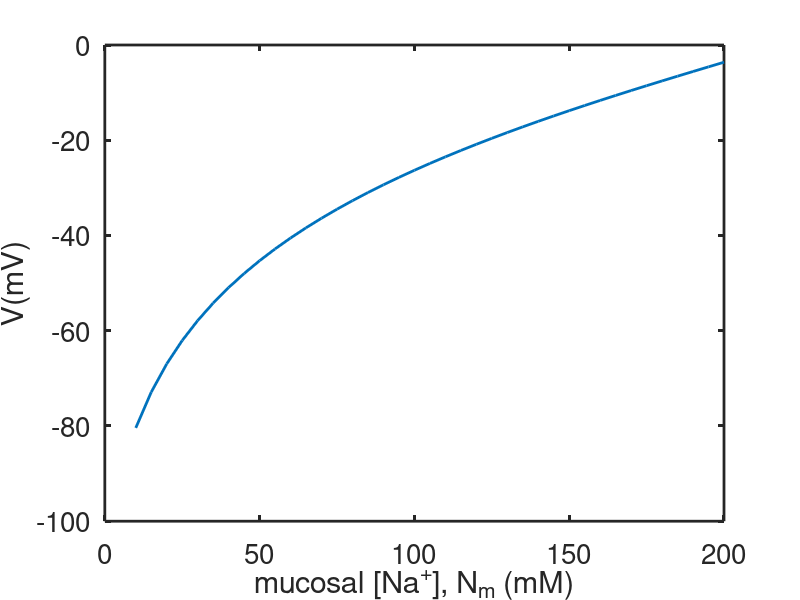
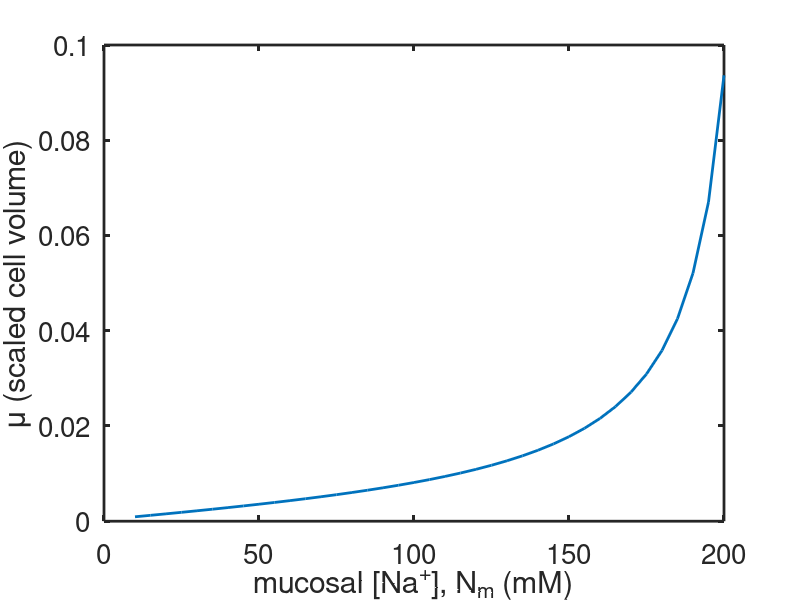

Write MATLAB code to recreate these figures, in order.
function KJUtest  % solve the KJU model using bisection

set(0,                           ...
   'defaultaxesfontsize', 20,   ...
   'defaultaxeslinewidth', 2.0, ...
   'defaultlinelinewidth', 2.0);
  
global  Ks Cs z rhon rhok Nm

% set parameters
 Ks = 2.5;
 Cs = 122.5;
  z = -2;
  rhon = 1.501;
  rhok = 1.01;
  RTbyF = 25.8;
Nmset = [10:5:200];

for j = 1:length(Nmset)
    Nm = Nmset(j);
     V(j) = bisect_function;
end

mu= KJUans(V);
 
figure(2)
plot(Nmset,mu,'linewidth',2)
xlabel('mucosal [Na^+], N_m (mM)')
ylabel('\mu (scaled cell volume)')

figure(1)
plot(Nmset,RTbyF*V,'linewidth',2)
xlabel('mucosal [Na^+], N_m (mM)')
ylabel('V(mV)')

function root=bisect_function
 % a bisection root finder algorithm
% 
% guess a lower bound for the root
a = -3.5;

% guess an upper bound for the speed
b = -0.01;

%call the function bisect(a,b)

root = bisect(a,b);
 
function root = bisect(a,b)

ul = a;
fl = feval(ul);
uu = b;
fu = feval(uu);

% we make the assumption, without checking, that 
% fu*fl<0

% if not, the algoritm fails to find a root.

N = 25;  % number of iterates
% the main bisection algorithm
for j = 1:N
u = (ul+uu)/2;
fc = feval(u);
ftest = (fc*fl>=0);
ul = ftest*u+(1-ftest)*ul;
fl = ftest*fc + (1-ftest)*fl;

uu = (1-ftest)*u+ ftest*uu;
fu = (1-ftest)*fc + ftest*fu;
end
root = u;

function f=feval(v)
global Nm Ks Cs z rhon rhok

%parameters
 Ns = Cs - Ks;
 dum = exp(-v);
 Ci = Cs./dum;

Ni= v.*Nm.*dum./(v + 3*rhon.*(1-dum)) ;
Ki =  Ks*dum + 2*rhok*Ni.*(1-dum)./v;
mu = -z./(Ni+Ki-Ci) ;
f=Ni+Ki+Ci + 1./mu - (Ns+Ks+Cs);

function mu = KJUans(v)
global Nm Ks Cs z rhon rhok
 Ns = Cs - Ks;
 dum = exp(-v);
 Ci = Cs./dum;

Ni= v.*Nm.*dum./(v + 3*rhon.*(1-dum)) ;%Ni
Ki =  Ks*dum + 2*rhok*Ni.*(1-dum)./v; %Ki
mu = -z./(Ni+Ki-Ci) ; %mu
